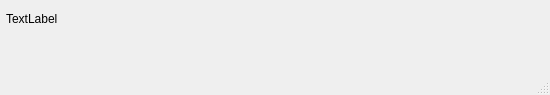
<?xml version="1.0" encoding="UTF-8"?>
<ui version="4.0">
 <class>MainWindow_2</class>
 <widget class="QMainWindow" name="MainWindow_2">
  <property name="geometry">
   <rect>
    <x>0</x>
    <y>0</y>
    <width>550</width>
    <height>95</height>
   </rect>
  </property>
  <property name="focusPolicy">
   <enum>Qt::NoFocus</enum>
  </property>
  <property name="windowTitle">
   <string>Alert</string>
  </property>
  <widget class="QWidget" name="centralwidget">
   <widget class="QLabel" name="label">
    <property name="geometry">
     <rect>
      <x>6</x>
      <y>10</y>
      <width>541</width>
      <height>17</height>
     </rect>
    </property>
    <property name="focusPolicy">
     <enum>Qt::NoFocus</enum>
    </property>
    <property name="text">
     <string>TextLabel</string>
    </property>
   </widget>
  </widget>
  <widget class="QMenuBar" name="menubar">
   <property name="geometry">
    <rect>
     <x>0</x>
     <y>0</y>
     <width>550</width>
     <height>22</height>
    </rect>
   </property>
  </widget>
  <widget class="QStatusBar" name="statusbar"/>
 </widget>
 <resources/>
 <connections/>
</ui>
